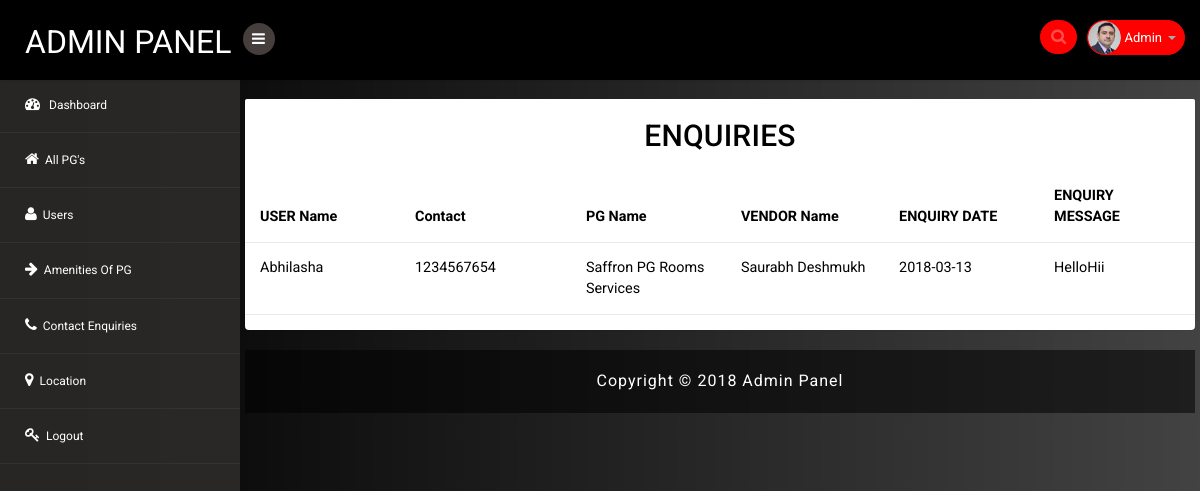
/admin/index.php (signed in), run on the app's committed database.
### tables this page shows
CREATE TABLE IF NOT EXISTS `admin_tbl` (
  `aid` int(11) NOT NULL AUTO_INCREMENT,
  `aname` varchar(200) NOT NULL,
  `aphone` varchar(20) NOT NULL,
  `aemail` varchar(200) NOT NULL,
  `apassword` varchar(200) NOT NULL,
  `astatus` varchar(100) NOT NULL,
  PRIMARY KEY (`aid`)
);

CREATE TABLE IF NOT EXISTS `enquiry_tbl` (
  `eid` int(11) NOT NULL AUTO_INCREMENT,
  `uid` int(11) NOT NULL,
  `pgid` int(11) NOT NULL,
  `vid` int(11) NOT NULL,
  `edate` date NOT NULL,
  `emessage` text NOT NULL,
  `estatus` varchar(200) NOT NULL,
  PRIMARY KEY (`eid`)
);

CREATE TABLE IF NOT EXISTS `user_tbl` (
  `uid` int(11) NOT NULL AUTO_INCREMENT,
  `uname` varchar(200) NOT NULL,
  `uemail` varchar(200) NOT NULL,
  `uphone` varchar(20) NOT NULL,
  `uaddress` text NOT NULL,
  `ucity` varchar(200) NOT NULL,
  PRIMARY KEY (`uid`)
);

CREATE TABLE IF NOT EXISTS `pg_tbl` (
  `pid` int(11) NOT NULL AUTO_INCREMENT,
  `pname` varchar(200) NOT NULL,
  `paddress` varchar(300) NOT NULL,
  `pcity` varchar(200) NOT NULL,
  `paddon` date NOT NULL,
  `pstatus` varchar(200) NOT NULL,
  `pdescription` varchar(500) NOT NULL,
  `pcontact` varchar(20) NOT NULL,
  `pgrent` varchar(200) NOT NULL,
  `pgsize` varchar(200) NOT NULL,
  `pgtype` varchar(200) NOT NULL,
  `pgfor` varchar(200) NOT NULL,
  `pgimage` varchar(200) NOT NULL,
  `pgvendor` int(11) NOT NULL,
  PRIMARY KEY (`pid`)
);

CREATE TABLE IF NOT EXISTS `vendors_tbl` (
  `vid` int(11) NOT NULL AUTO_INCREMENT,
  `vname` varchar(200) NOT NULL,
  `vphone` varchar(20) NOT NULL,
  `vemail` varchar(200) NOT NULL,
  `vaddress` text NOT NULL,
  `vcity` varchar(200) NOT NULL,
  PRIMARY KEY (`vid`)
);

### admin/index.php (the view, shortened to what this page needs)
<?php include("top_header.php");  ?>
<?php
$qry = "select * from enquiry_tbl inner join vendors_tbl on vendors_tbl.vid = enquiry_tbl.vid  inner join user_tbl on user_tbl.uid = enquiry_tbl.uid  inner join pg_tbl on pg_tbl.pid = enquiry_tbl.pgid";
$res = mysql_query($qry);
?>
<body>
<section id="container">
<?php include('header.php'); ?>
<section id="main-content">
	<section class="wrapper">
	<div class="row">
            <div class="col-sm-12 mail-w3agile">
                <section class="panel">
                    <header class="panel-heading wht-bg">
                       <h4 class="gen-case">Enquiries
                       </h4>
                    </header>
                    <div class="panel-body minimal">
                        <div class="table-inbox-wrap ">
                            <table class="table table-inbox table-hover">
                            <thead class="unread">
                                    <tr>
                                      <th>USER Name</th>
                                      <th>Contact</th>
                                      <th>PG Name</th>
                                      <th>VENDOR Name</th>
                                      <th >ENQUIRY DATE </th>
                                      <th >ENQUIRY MESSAGE </th>
                                    </tr>
                            </thead>
                             <tbody>
                              <?php
                              while( $row = mysql_fetch_array($res, MYSQL_ASSOC))
                              {
                                echo" <tr>
                            <td style='width: 10%'>".$row['uname']."</td>
							              <td style='width: 10%'>".$row['uphone']."</td>
                            <td style='width: 10%'>".$row['pname']."</td>
                            <td style='width: 10%'> ".$row['vname']."</td>
                            <td style='width: 10%'>".$row['edate']."</td>
                            <td style='width: 10%'>".$row['emessage']."</td>
                        </tr>";
                          }
                        ?>
                        </tbody>
                        </table>
                        </div>
                    </div>
                </section>
            </div>
        </div>
<?php include('footer.php'); ?>

### admin/header.php (shortened to what this page needs)
<header class="header fixed-top clearfix">
<div class="brand">
    <a href="index.php" class="logo">
        ADMIN PANEL
    </a>
    <div class="sidebar-toggle-box">
        <div class="fa fa-bars"></div>
    </div>
</div>
<div class="top-nav clearfix">
    <ul class="nav pull-right top-menu">
        <li>
            <input type="text" class="form-control search" placeholder=" Search">
        </li>
        <li class="dropdown">
            <a data-toggle="dropdown" class="dropdown-toggle" href="#">
                <img alt="" src="images/2.png">
                <span class="username"><?php echo $admin_detail['aname'] ?></span>
                <b class="caret"></b>
            </a>
        </li>
    </ul>
</div>
</header>
<aside>
    <div id="sidebar" class="nav-collapse">
        <div class="leftside-navigation">
            <ul class="sidebar-menu" id="nav-accordion">
                <li>
                    <a class="active" href="index.php">
                        <i class="fa fa-dashboard"></i>
                        <span>Dashboard</span>
                    </a>
                </li>
                  <li><a href="allpg.php">   <i class="fa fa-home"></i>All PG's</a></li>
                  <li><a href="user.php">   <i class="fa fa-user"></i>Users</a></li>
                 <li><a href="amenities.php">   <i class="fa fa-arrow-right"></i>Amenities Of PG</a></li>
                 <li><a href="contact_enquiry.php">   <i class="fa fa-phone"></i>Contact Enquiries</a></li>
                  <li><a href="location.php">   <i class="fa fa-map-marker"></i>Location</a></li>
                   <li><a href="logout.php">   <i class="fa fa-key"></i>Logout</a></li>
            </ul>            </div>
    </div>
</aside>

### data on the page
admin_tbl: aname "Admin"
enquiry_tbl: uid.uname "Abhilasha", uid.uphone "1234567654", pg_tbl.pname "Saffron PG Rooms Services", vid.vname "Saurabh Deshmukh", edate "2018-03-13", emessage "HelloHii"
